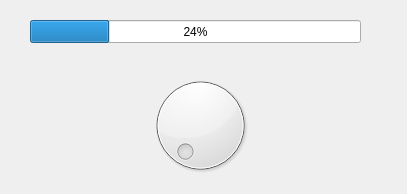
<?xml version="1.0" encoding="UTF-8"?>
<ui version="4.0">
 <class>MainWindow</class>
 <widget class="QMainWindow" name="MainWindow">
  <property name="geometry">
   <rect>
    <x>0</x>
    <y>0</y>
    <width>407</width>
    <height>194</height>
   </rect>
  </property>
  <property name="windowTitle">
   <string>MainWindow</string>
  </property>
  <widget class="QWidget" name="centralwidget">
   <widget class="QProgressBar" name="progressBar">
    <property name="geometry">
     <rect>
      <x>30</x>
      <y>20</y>
      <width>331</width>
      <height>23</height>
     </rect>
    </property>
    <property name="value">
     <number>24</number>
    </property>
   </widget>
   <widget class="QDial" name="dial">
    <property name="geometry">
     <rect>
      <x>130</x>
      <y>70</y>
      <width>141</width>
      <height>111</height>
     </rect>
    </property>
    <property name="maximum">
     <number>100</number>
    </property>
   </widget>
  </widget>
 </widget>
 <resources/>
 <connections/>
</ui>
